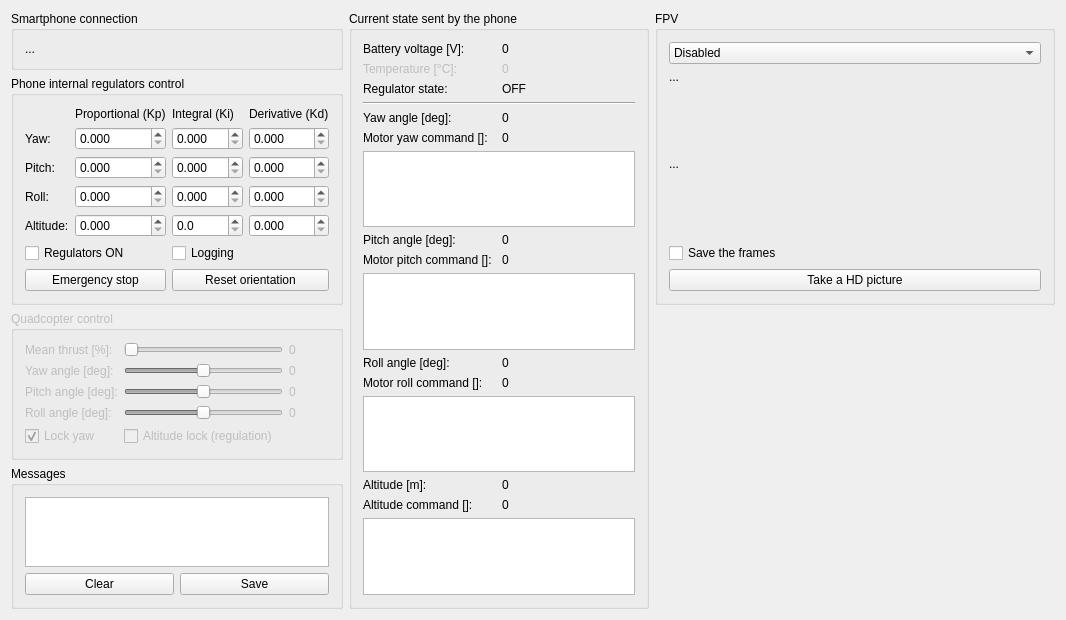
<?xml version="1.0" encoding="UTF-8"?>
<ui version="4.0">
 <class>MainWindow</class>
 <widget class="QMainWindow" name="MainWindow">
  <property name="geometry">
   <rect>
    <x>0</x>
    <y>0</y>
    <width>1019</width>
    <height>579</height>
   </rect>
  </property>
  <property name="sizePolicy">
   <sizepolicy hsizetype="Preferred" vsizetype="Preferred">
    <horstretch>0</horstretch>
    <verstretch>0</verstretch>
   </sizepolicy>
  </property>
  <property name="minimumSize">
   <size>
    <width>0</width>
    <height>0</height>
   </size>
  </property>
  <property name="maximumSize">
   <size>
    <width>16777215</width>
    <height>16777215</height>
   </size>
  </property>
  <property name="windowTitle">
   <string>AndroCopter remote</string>
  </property>
  <widget class="QWidget" name="centralWidget">
   <layout class="QGridLayout" name="gridLayout_7">
    <item row="1" column="0" rowspan="2">
     <widget class="QGroupBox" name="regulatorsGroup">
      <property name="sizePolicy">
       <sizepolicy hsizetype="Preferred" vsizetype="Maximum">
        <horstretch>0</horstretch>
        <verstretch>0</verstretch>
       </sizepolicy>
      </property>
      <property name="title">
       <string>Phone internal regulators control</string>
      </property>
      <layout class="QGridLayout" name="gridLayout_3">
       <item row="6" column="2" colspan="2">
        <widget class="QPushButton" name="resetDeviceYawButton">
         <property name="text">
          <string>Reset orientation</string>
         </property>
        </widget>
       </item>
       <item row="0" column="2">
        <widget class="QLabel" name="label_10">
         <property name="text">
          <string>Integral (Ki)</string>
         </property>
        </widget>
       </item>
       <item row="3" column="2">
        <widget class="SpaceSpin" name="reguCoefRollI">
         <property name="enabled">
          <bool>true</bool>
         </property>
         <property name="decimals">
          <number>3</number>
         </property>
         <property name="maximum">
          <double>10.000000000000000</double>
         </property>
         <property name="singleStep">
          <double>0.010000000000000</double>
         </property>
        </widget>
       </item>
       <item row="0" column="1">
        <widget class="QLabel" name="label_9">
         <property name="text">
          <string>Proportional (Kp)</string>
         </property>
        </widget>
       </item>
       <item row="2" column="1">
        <widget class="SpaceSpin" name="reguCoefPitchP">
         <property name="decimals">
          <number>3</number>
         </property>
         <property name="maximum">
          <double>10.000000000000000</double>
         </property>
         <property name="singleStep">
          <double>1.000000000000000</double>
         </property>
         <property name="value">
          <double>0.000000000000000</double>
         </property>
        </widget>
       </item>
       <item row="3" column="0">
        <widget class="QLabel" name="label_8">
         <property name="text">
          <string>Roll:</string>
         </property>
        </widget>
       </item>
       <item row="1" column="1">
        <widget class="SpaceSpin" name="reguCoefYawP">
         <property name="enabled">
          <bool>true</bool>
         </property>
         <property name="frame">
          <bool>true</bool>
         </property>
         <property name="readOnly">
          <bool>false</bool>
         </property>
         <property name="accelerated">
          <bool>false</bool>
         </property>
         <property name="decimals">
          <number>3</number>
         </property>
         <property name="maximum">
          <double>10.000000000000000</double>
         </property>
         <property name="singleStep">
          <double>0.010000000000000</double>
         </property>
         <property name="value">
          <double>0.000000000000000</double>
         </property>
        </widget>
       </item>
       <item row="2" column="2">
        <widget class="SpaceSpin" name="reguCoefPitchI">
         <property name="enabled">
          <bool>true</bool>
         </property>
         <property name="decimals">
          <number>3</number>
         </property>
         <property name="maximum">
          <double>10.000000000000000</double>
         </property>
         <property name="singleStep">
          <double>1.000000000000000</double>
         </property>
        </widget>
       </item>
       <item row="2" column="3">
        <widget class="SpaceSpin" name="reguCoefPitchD">
         <property name="decimals">
          <number>3</number>
         </property>
         <property name="maximum">
          <double>5.000000000000000</double>
         </property>
         <property name="singleStep">
          <double>0.010000000000000</double>
         </property>
        </widget>
       </item>
       <item row="1" column="3">
        <widget class="SpaceSpin" name="reguCoefYawD">
         <property name="enabled">
          <bool>true</bool>
         </property>
         <property name="decimals">
          <number>3</number>
         </property>
         <property name="maximum">
          <double>5.000000000000000</double>
         </property>
         <property name="singleStep">
          <double>0.010000000000000</double>
         </property>
        </widget>
       </item>
       <item row="1" column="0">
        <widget class="QLabel" name="label_6">
         <property name="text">
          <string>Yaw:</string>
         </property>
        </widget>
       </item>
       <item row="2" column="0">
        <widget class="QLabel" name="label_7">
         <property name="text">
          <string>Pitch:</string>
         </property>
        </widget>
       </item>
       <item row="3" column="1">
        <widget class="SpaceSpin" name="reguCoefRollP">
         <property name="enabled">
          <bool>true</bool>
         </property>
         <property name="decimals">
          <number>3</number>
         </property>
         <property name="maximum">
          <double>10.000000000000000</double>
         </property>
         <property name="singleStep">
          <double>1.000000000000000</double>
         </property>
         <property name="value">
          <double>0.000000000000000</double>
         </property>
        </widget>
       </item>
       <item row="1" column="2">
        <widget class="SpaceSpin" name="reguCoefYawI">
         <property name="enabled">
          <bool>true</bool>
         </property>
         <property name="decimals">
          <number>3</number>
         </property>
         <property name="maximum">
          <double>10.000000000000000</double>
         </property>
         <property name="singleStep">
          <double>0.010000000000000</double>
         </property>
        </widget>
       </item>
       <item row="0" column="3">
        <widget class="QLabel" name="label_11">
         <property name="text">
          <string>Derivative (Kd)</string>
         </property>
        </widget>
       </item>
       <item row="3" column="3">
        <widget class="SpaceSpin" name="reguCoefRollD">
         <property name="enabled">
          <bool>true</bool>
         </property>
         <property name="decimals">
          <number>3</number>
         </property>
         <property name="maximum">
          <double>5.000000000000000</double>
         </property>
         <property name="singleStep">
          <double>0.010000000000000</double>
         </property>
        </widget>
       </item>
       <item row="5" column="0" colspan="2">
        <widget class="QCheckBox" name="regulatorsOnCheckBox">
         <property name="text">
          <string>Regulators ON</string>
         </property>
        </widget>
       </item>
       <item row="6" column="0" colspan="2">
        <widget class="QPushButton" name="emergencyButton">
         <property name="sizePolicy">
          <sizepolicy hsizetype="Minimum" vsizetype="Preferred">
           <horstretch>0</horstretch>
           <verstretch>0</verstretch>
          </sizepolicy>
         </property>
         <property name="minimumSize">
          <size>
           <width>0</width>
           <height>0</height>
          </size>
         </property>
         <property name="maximumSize">
          <size>
           <width>16777215</width>
           <height>16777215</height>
          </size>
         </property>
         <property name="styleSheet">
          <string notr="true"/>
         </property>
         <property name="text">
          <string>Emergency stop</string>
         </property>
        </widget>
       </item>
       <item row="5" column="2" colspan="2">
        <widget class="QCheckBox" name="loggingCheckbox">
         <property name="text">
          <string>Logging</string>
         </property>
        </widget>
       </item>
       <item row="4" column="0">
        <widget class="QLabel" name="label_21">
         <property name="text">
          <string>Altitude:</string>
         </property>
        </widget>
       </item>
       <item row="4" column="1">
        <widget class="SpaceSpin" name="reguCoefAltitudeP">
         <property name="decimals">
          <number>3</number>
         </property>
         <property name="maximum">
          <double>50.000000000000000</double>
         </property>
        </widget>
       </item>
       <item row="4" column="2">
        <widget class="SpaceSpin" name="reguCoefAltitudeI">
         <property name="enabled">
          <bool>true</bool>
         </property>
         <property name="decimals">
          <number>1</number>
         </property>
         <property name="maximum">
          <double>10000.000000000000000</double>
         </property>
         <property name="singleStep">
          <double>1.000000000000000</double>
         </property>
        </widget>
       </item>
       <item row="4" column="3">
        <widget class="SpaceSpin" name="reguCoefAltitudeD">
         <property name="decimals">
          <number>3</number>
         </property>
        </widget>
       </item>
      </layout>
     </widget>
    </item>
    <item row="0" column="0">
     <widget class="QGroupBox" name="phoneConnectGroup">
      <property name="sizePolicy">
       <sizepolicy hsizetype="Preferred" vsizetype="Maximum">
        <horstretch>0</horstretch>
        <verstretch>0</verstretch>
       </sizepolicy>
      </property>
      <property name="title">
       <string>Smartphone connection</string>
      </property>
      <layout class="QHBoxLayout" name="horizontalLayout">
       <item>
        <widget class="QLabel" name="statusLabel">
         <property name="sizePolicy">
          <sizepolicy hsizetype="Preferred" vsizetype="Maximum">
           <horstretch>0</horstretch>
           <verstretch>0</verstretch>
          </sizepolicy>
         </property>
         <property name="text">
          <string>...</string>
         </property>
        </widget>
       </item>
      </layout>
     </widget>
    </item>
    <item row="0" column="1" rowspan="5">
     <widget class="QGroupBox" name="phoneStateGroup">
      <property name="sizePolicy">
       <sizepolicy hsizetype="Preferred" vsizetype="Preferred">
        <horstretch>10</horstretch>
        <verstretch>0</verstretch>
       </sizepolicy>
      </property>
      <property name="minimumSize">
       <size>
        <width>300</width>
        <height>0</height>
       </size>
      </property>
      <property name="title">
       <string>Current state sent by the phone</string>
      </property>
      <layout class="QGridLayout" name="gridLayout_4">
       <item row="11" column="0">
        <widget class="QLabel" name="label_12">
         <property name="text">
          <string>Motor pitch command []:</string>
         </property>
        </widget>
       </item>
       <item row="15" column="0" colspan="2">
        <widget class="Plotter" name="rollGraphic"/>
       </item>
       <item row="12" column="0" colspan="2">
        <widget class="Plotter" name="pitchGraphic"/>
       </item>
       <item row="6" column="1">
        <widget class="QLabel" name="currentYawLabel">
         <property name="text">
          <string>0</string>
         </property>
        </widget>
       </item>
       <item row="8" column="0" colspan="2">
        <widget class="Plotter" name="yawGraphic"/>
       </item>
       <item row="14" column="1">
        <widget class="QLabel" name="currentRollCommandLabel">
         <property name="text">
          <string>0</string>
         </property>
        </widget>
       </item>
       <item row="14" column="0">
        <widget class="QLabel" name="label_16">
         <property name="text">
          <string>Motor roll command []:</string>
         </property>
        </widget>
       </item>
       <item row="0" column="1">
        <widget class="QLabel" name="currentBatteryLabel">
         <property name="text">
          <string>0</string>
         </property>
        </widget>
       </item>
       <item row="13" column="1">
        <widget class="QLabel" name="currentRollLabel">
         <property name="text">
          <string>0</string>
         </property>
        </widget>
       </item>
       <item row="4" column="0" colspan="2">
        <widget class="Line" name="line">
         <property name="orientation">
          <enum>Qt::Horizontal</enum>
         </property>
        </widget>
       </item>
       <item row="7" column="1">
        <widget class="QLabel" name="currentYawCommandLabel">
         <property name="text">
          <string>0</string>
         </property>
        </widget>
       </item>
       <item row="0" column="0">
        <widget class="QLabel" name="label_17">
         <property name="text">
          <string>Battery voltage [V]:</string>
         </property>
        </widget>
       </item>
       <item row="2" column="1">
        <widget class="QLabel" name="regulatorStateLabel">
         <property name="text">
          <string>OFF</string>
         </property>
        </widget>
       </item>
       <item row="1" column="1">
        <widget class="QLabel" name="currentTemperatureLabel">
         <property name="enabled">
          <bool>false</bool>
         </property>
         <property name="text">
          <string>0</string>
         </property>
        </widget>
       </item>
       <item row="2" column="0">
        <widget class="QLabel" name="label_19">
         <property name="text">
          <string>Regulator state:</string>
         </property>
        </widget>
       </item>
       <item row="1" column="0">
        <widget class="QLabel" name="label_18">
         <property name="enabled">
          <bool>false</bool>
         </property>
         <property name="text">
          <string>Temperature [°C]:</string>
         </property>
        </widget>
       </item>
       <item row="9" column="1">
        <widget class="QLabel" name="currentPitchLabel">
         <property name="text">
          <string>0</string>
         </property>
        </widget>
       </item>
       <item row="13" column="0">
        <widget class="QLabel" name="label">
         <property name="text">
          <string>Roll angle [deg]:</string>
         </property>
        </widget>
       </item>
       <item row="7" column="0">
        <widget class="QLabel" name="label_14">
         <property name="text">
          <string>Motor yaw command []:</string>
         </property>
        </widget>
       </item>
       <item row="9" column="0">
        <widget class="QLabel" name="label_15">
         <property name="text">
          <string>Pitch angle [deg]:</string>
         </property>
        </widget>
       </item>
       <item row="11" column="1">
        <widget class="QLabel" name="currentPitchCommandLabel">
         <property name="text">
          <string>0</string>
         </property>
        </widget>
       </item>
       <item row="6" column="0">
        <widget class="QLabel" name="label_13">
         <property name="text">
          <string>Yaw angle [deg]:</string>
         </property>
        </widget>
       </item>
       <item row="18" column="0" colspan="2">
        <widget class="Plotter" name="altitudeGraphic"/>
       </item>
       <item row="16" column="0">
        <widget class="QLabel" name="label_3">
         <property name="text">
          <string>Altitude [m]:</string>
         </property>
        </widget>
       </item>
       <item row="16" column="1">
        <widget class="QLabel" name="currentAltitudeLabel">
         <property name="text">
          <string>0</string>
         </property>
        </widget>
       </item>
       <item row="17" column="0">
        <widget class="QLabel" name="label_22">
         <property name="text">
          <string>Altitude command []:</string>
         </property>
        </widget>
       </item>
       <item row="17" column="1">
        <widget class="QLabel" name="currentAltitudeCommandLabel">
         <property name="text">
          <string>0</string>
         </property>
        </widget>
       </item>
      </layout>
     </widget>
    </item>
    <item row="3" column="0">
     <widget class="QGroupBox" name="quadControlGroupBox">
      <property name="enabled">
       <bool>false</bool>
      </property>
      <property name="sizePolicy">
       <sizepolicy hsizetype="Preferred" vsizetype="Preferred">
        <horstretch>0</horstretch>
        <verstretch>0</verstretch>
       </sizepolicy>
      </property>
      <property name="title">
       <string>Quadcopter control</string>
      </property>
      <layout class="QGridLayout" name="gridLayout_2">
       <item row="0" column="0">
        <widget class="QLabel" name="label_2">
         <property name="text">
          <string>Mean thrust [%]:</string>
         </property>
        </widget>
       </item>
       <item row="3" column="0">
        <widget class="QLabel" name="label_20">
         <property name="text">
          <string>Roll angle [deg]:</string>
         </property>
        </widget>
       </item>
       <item row="4" column="0">
        <widget class="QCheckBox" name="lockYawTargetCheckBox">
         <property name="text">
          <string>Lock yaw</string>
         </property>
         <property name="checked">
          <bool>true</bool>
         </property>
        </widget>
       </item>
       <item row="0" column="1">
        <widget class="QSlider" name="thrustSlider">
         <property name="maximum">
          <number>255</number>
         </property>
         <property name="orientation">
          <enum>Qt::Horizontal</enum>
         </property>
         <property name="tickPosition">
          <enum>QSlider::NoTicks</enum>
         </property>
        </widget>
       </item>
       <item row="1" column="1">
        <widget class="QSlider" name="yawSlider">
         <property name="minimum">
          <number>-100</number>
         </property>
         <property name="maximum">
          <number>100</number>
         </property>
         <property name="orientation">
          <enum>Qt::Horizontal</enum>
         </property>
        </widget>
       </item>
       <item row="2" column="0">
        <widget class="QLabel" name="label_4">
         <property name="text">
          <string>Pitch angle [deg]:</string>
         </property>
        </widget>
       </item>
       <item row="1" column="0">
        <widget class="QLabel" name="label_5">
         <property name="text">
          <string>Yaw angle [deg]:</string>
         </property>
        </widget>
       </item>
       <item row="2" column="1">
        <widget class="QSlider" name="pitchSlider">
         <property name="minimum">
          <number>-100</number>
         </property>
         <property name="maximum">
          <number>100</number>
         </property>
         <property name="orientation">
          <enum>Qt::Horizontal</enum>
         </property>
        </widget>
       </item>
       <item row="1" column="2">
        <widget class="QLabel" name="yawLabel">
         <property name="text">
          <string>0</string>
         </property>
        </widget>
       </item>
       <item row="2" column="2">
        <widget class="QLabel" name="pitchLabel">
         <property name="text">
          <string>0</string>
         </property>
        </widget>
       </item>
       <item row="0" column="2">
        <widget class="QLabel" name="thrustLabel">
         <property name="minimumSize">
          <size>
           <width>40</width>
           <height>0</height>
          </size>
         </property>
         <property name="text">
          <string>0</string>
         </property>
        </widget>
       </item>
       <item row="3" column="1">
        <widget class="QSlider" name="rollSlider">
         <property name="minimum">
          <number>-100</number>
         </property>
         <property name="maximum">
          <number>100</number>
         </property>
         <property name="orientation">
          <enum>Qt::Horizontal</enum>
         </property>
        </widget>
       </item>
       <item row="3" column="2">
        <widget class="QLabel" name="rollLabel">
         <property name="text">
          <string>0</string>
         </property>
        </widget>
       </item>
       <item row="4" column="1" colspan="2">
        <widget class="QCheckBox" name="altitudeLockCheckbox">
         <property name="text">
          <string>Altitude lock (regulation)</string>
         </property>
        </widget>
       </item>
      </layout>
     </widget>
    </item>
    <item row="4" column="0">
     <widget class="QGroupBox" name="messagesGroup">
      <property name="sizePolicy">
       <sizepolicy hsizetype="Preferred" vsizetype="Expanding">
        <horstretch>0</horstretch>
        <verstretch>0</verstretch>
       </sizepolicy>
      </property>
      <property name="title">
       <string>Messages</string>
      </property>
      <layout class="QGridLayout" name="gridLayout">
       <item row="1" column="1">
        <widget class="QPushButton" name="clearLogButton">
         <property name="text">
          <string>Clear</string>
         </property>
        </widget>
       </item>
       <item row="1" column="2">
        <widget class="QPushButton" name="saveLogButton">
         <property name="text">
          <string>Save</string>
         </property>
        </widget>
       </item>
       <item row="0" column="1" colspan="2">
        <widget class="QPlainTextEdit" name="logEdit">
         <property name="sizePolicy">
          <sizepolicy hsizetype="Expanding" vsizetype="Expanding">
           <horstretch>0</horstretch>
           <verstretch>0</verstretch>
          </sizepolicy>
         </property>
         <property name="readOnly">
          <bool>true</bool>
         </property>
         <property name="centerOnScroll">
          <bool>false</bool>
         </property>
        </widget>
       </item>
      </layout>
     </widget>
    </item>
    <item row="0" column="2" rowspan="3">
     <widget class="QGroupBox" name="fpvBox">
      <property name="sizePolicy">
       <sizepolicy hsizetype="Preferred" vsizetype="Preferred">
        <horstretch>0</horstretch>
        <verstretch>0</verstretch>
       </sizepolicy>
      </property>
      <property name="minimumSize">
       <size>
        <width>400</width>
        <height>0</height>
       </size>
      </property>
      <property name="title">
       <string>FPV</string>
      </property>
      <layout class="QGridLayout" name="gridLayout_5">
       <item row="3" column="0" colspan="2">
        <widget class="QCheckBox" name="fpvSaveFramesCheckbox">
         <property name="text">
          <string>Save the frames</string>
         </property>
        </widget>
       </item>
       <item row="4" column="0" colspan="2">
        <widget class="QPushButton" name="fpvTakePictureButton">
         <property name="enabled">
          <bool>true</bool>
         </property>
         <property name="text">
          <string>Take a HD picture</string>
         </property>
        </widget>
       </item>
       <item row="2" column="0" colspan="2">
        <widget class="QLabel" name="fpvVideoLabel">
         <property name="text">
          <string>...</string>
         </property>
        </widget>
       </item>
       <item row="0" column="0" colspan="2">
        <widget class="QComboBox" name="fpvCombo">
         <property name="sizePolicy">
          <sizepolicy hsizetype="Preferred" vsizetype="Fixed">
           <horstretch>0</horstretch>
           <verstretch>0</verstretch>
          </sizepolicy>
         </property>
         <item>
          <property name="text">
           <string>Disabled</string>
          </property>
         </item>
         <item>
          <property name="text">
           <string>Low definition</string>
          </property>
         </item>
         <item>
          <property name="text">
           <string>High definition</string>
          </property>
         </item>
        </widget>
       </item>
       <item row="1" column="0">
        <widget class="QLabel" name="fpvStatusLabel">
         <property name="sizePolicy">
          <sizepolicy hsizetype="Preferred" vsizetype="Maximum">
           <horstretch>0</horstretch>
           <verstretch>0</verstretch>
          </sizepolicy>
         </property>
         <property name="text">
          <string>...</string>
         </property>
        </widget>
       </item>
      </layout>
     </widget>
    </item>
   </layout>
  </widget>
 </widget>
 <layoutdefault spacing="6" margin="11"/>
 <customwidgets>
  <customwidget>
   <class>Plotter</class>
   <extends>QGraphicsView</extends>
   <header>plotter.h</header>
  </customwidget>
  <customwidget>
   <class>SpaceSpin</class>
   <extends>QDoubleSpinBox</extends>
   <header>spacespin.h</header>
  </customwidget>
 </customwidgets>
 <resources/>
 <connections/>
</ui>
